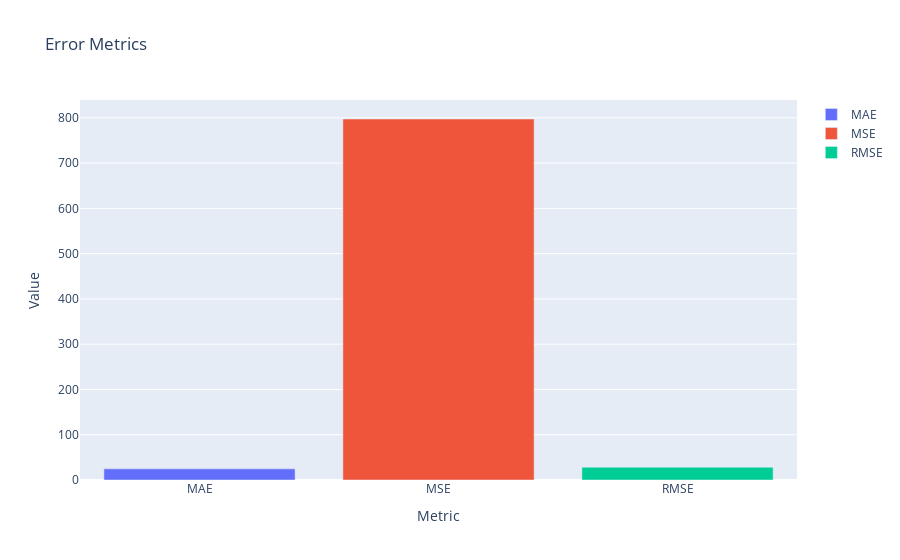

This figure's notebook cell:
### Code cell
# Let's plot the ARIMA error metrics
hata_arima = {
    'Metrics': ['MAE', 'MSE', 'RMSE'],
    'Values': [mae_arima, mse_arima, rmse_arima]
}

# Create a go.Bar for each metric and add it to a list
traces_arima = [go.Bar(x=[metric], y=[value], name=metric) for metric, value in zip(hata_arima['Metrics'], hata_arima['Values'])]

# create the graph with go.Figure
fig = go.Figure(data=traces_arima)
fig.update_layout(
    title='Error Metrics',
    xaxis_title='Metric',
    yaxis_title='Value',
    showlegend=True  # Show legend
)
fig.show()

### Figure 1 — Plotly figure (JSON) as saved in the notebook; plotly's stock layout.template omitted (floating-point values rounded to 4 significant figures)
{"data": [{"name": "MAE", "type": "bar", "x": ["MAE"], "y": [24.59]}, {"name": "MSE", "type": "bar", "x": ["MSE"], "y": [797.4]}, {"name": "RMSE", "type": "bar", "x": ["RMSE"], "y": [28.24]}], "layout": {"autosize": true, "showlegend": true, "title": {"text": "Error Metrics"}, "xaxis": {"autorange": true, "range": [-0.5, 2.5], "title": {"text": "Metric"}, "type": "category"}, "yaxis": {"autorange": true, "range": [0, 839.3], "title": {"text": "Value"}, "type": "linear"}}}
